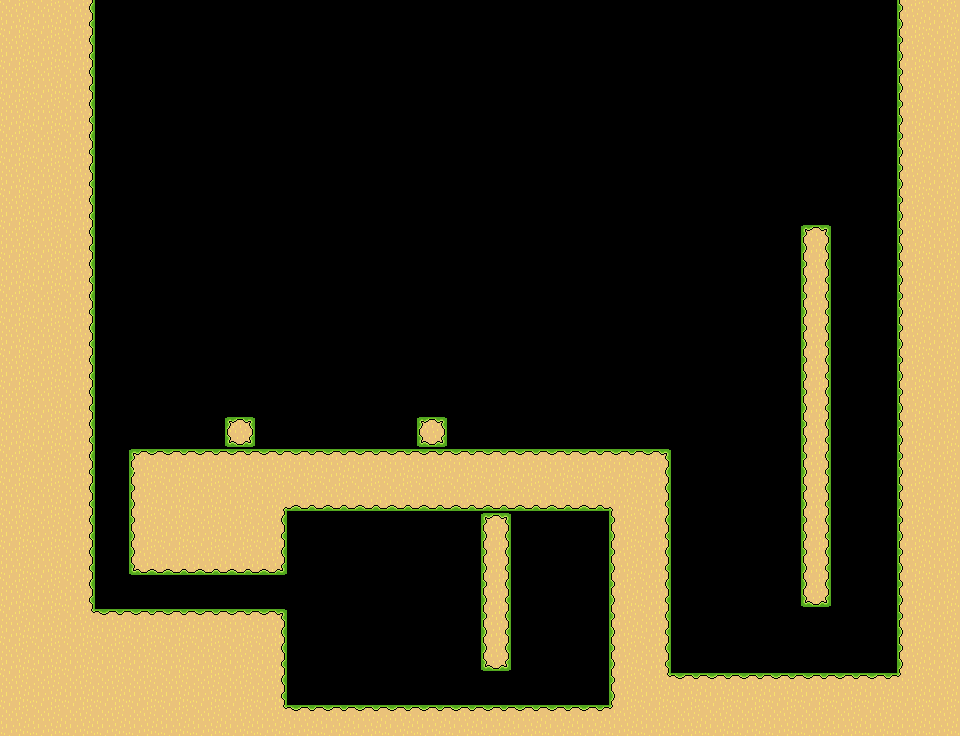

Rendered tile map (Tiled .tmx) drawn with the repository's tilesets; below, a short description and the map source with its tile grids summarised:
An orthogonal 30x23 tile map with 32x32 px tiles, 1 tile layer (Ground) and 13 objects.

<map version="1.5" tiledversion="1.7.1" orientation="orthogonal" renderorder="right-down" width="30" height="23" tilewidth="32" tileheight="32" infinite="0" nextlayerid="29" nextobjectid="104">
 <editorsettings>
  <export target="LevelTilemap_level9.json" format="json" />
 </editorsettings>
 <properties>
  <property name="extraText" value="Flappy boys" />
  <property name="levelIndex" type="int" value="9" />
  <property name="levelName" value="Level 9" />
  <property name="levelNameOffsetY" type="int" value="-80" />
  <property name="levelNameShortened" value="9" />
  <property name="numberOfSlimes" type="int" value="4" />
 </properties>
 <tileset firstgid="1" name="tileset" tilewidth="32" tileheight="32" tilecount="36" columns="6">
  <image source="../../artwork/tileset.png" width="192" height="192" />
  <tile id="0">
   <properties>
    <property name="collides" type="bool" value="true" />
   </properties>
  </tile>
  <tile id="1">
   <properties>
    <property name="collides" type="bool" value="true" />
   </properties>
  </tile>
  <tile id="2">
   <properties>
    <property name="collides" type="bool" value="true" />
   </properties>
  </tile>
  <tile id="3">
   <properties>
    <property name="collides" type="bool" value="true" />
   </properties>
  </tile>
  <tile id="4">
   <properties>
    <property name="collides" type="bool" value="false" />
   </properties>
  </tile>
  <tile id="5">
   <properties>
    <property name="collides" type="bool" value="false" />
   </properties>
  </tile>
  <tile id="6">
   <properties>
    <property name="collides" type="bool" value="true" />
   </properties>
  </tile>
  <tile id="7">
   <properties>
    <property name="collides" type="bool" value="true" />
   </properties>
  </tile>
  <tile id="8">
   <properties>
    <property name="collides" type="bool" value="true" />
   </properties>
  </tile>
  <tile id="9">
   <properties>
    <property name="collides" type="bool" value="true" />
   </properties>
  </tile>
  <tile id="10">
   <properties>
    <property name="collides" type="bool" value="false" />
   </properties>
  </tile>
  <tile id="11">
   <properties>
    <property name="collides" type="bool" value="false" />
   </properties>
  </tile>
  <tile id="12">
   <properties>
    <property name="collides" type="bool" value="true" />
   </properties>
  </tile>
  <tile id="13">
   <properties>
    <property name="collides" type="bool" value="true" />
   </properties>
  </tile>
  <tile id="14">
   <properties>
    <property name="collides" type="bool" value="true" />
   </properties>
  </tile>
  <tile id="15">
   <properties>
    <property name="collides" type="bool" value="true" />
   </properties>
  </tile>
  <tile id="16">
   <properties>
    <property name="collides" type="bool" value="false" />
    <property name="expValue" type="int" value="3" />
    <property name="isFlying" type="bool" value="true" />
    <property name="level" type="int" value="1" />
    <property name="objectTag" value="slimeEnemy" />
   </properties>
  </tile>
  <tile id="17">
   <properties>
    <property name="collides" type="bool" value="false" />
    <property name="expValue" type="int" value="3" />
    <property name="isFlying" type="bool" value="false" />
    <property name="level" type="int" value="1" />
    <property name="objectTag" value="slimeEnemy" />
   </properties>
  </tile>
  <tile id="18">
   <properties>
    <property name="collides" type="bool" value="true" />
   </properties>
  </tile>
  <tile id="19">
   <properties>
    <property name="collides" type="bool" value="true" />
   </properties>
  </tile>
  <tile id="20">
   <properties>
    <property name="collides" type="bool" value="true" />
   </properties>
  </tile>
  <tile id="21">
   <properties>
    <property name="collides" type="bool" value="true" />
   </properties>
  </tile>
  <tile id="22">
   <properties>
    <property name="collides" type="bool" value="false" />
    <property name="expValue" type="int" value="5" />
    <property name="isFlying" type="bool" value="true" />
    <property name="level" type="int" value="2" />
    <property name="objectTag" value="slimeEnemy" />
   </properties>
  </tile>
  <tile id="23">
   <properties>
    <property name="collides" type="bool" value="false" />
    <property name="expValue" type="int" value="5" />
    <property name="isFlying" type="bool" value="false" />
    <property name="level" type="int" value="2" />
    <property name="objectTag" value="slimeEnemy" />
   </properties>
  </tile>
  <tile id="24">
   <properties>
    <property name="collides" type="bool" value="false" />
    <property name="direction" value="right" />
    <property name="objectTag" value="spike" />
    <property name="spriteName" value="rightSpikes" />
   </properties>
  </tile>
  <tile id="25">
   <properties>
    <property name="collides" type="bool" value="false" />
    <property name="direction" value="left" />
    <property name="objectTag" value="spike" />
    <property name="spriteName" value="leftSpikes" />
   </properties>
  </tile>
  <tile id="26">
   <properties>
    <property name="collides" type="bool" value="false" />
    <property name="direction" value="down" />
    <property name="objectTag" value="spike" />
    <property name="spriteName" value="downSpikes" />
   </properties>
  </tile>
  <tile id="27">
   <properties>
    <property name="collides" type="bool" value="false" />
    <property name="direction" value="up" />
    <property name="objectTag" value="spike" />
    <property name="spriteName" value="upSpikes" />
   </properties>
  </tile>
  <tile id="28">
   <properties>
    <property name="collides" type="bool" value="false" />
    <property name="expValue" type="int" value="10" />
    <property name="isFlying" type="bool" value="true" />
    <property name="level" type="int" value="3" />
    <property name="objectTag" value="slimeEnemy" />
   </properties>
  </tile>
  <tile id="29">
   <properties>
    <property name="collides" type="bool" value="false" />
    <property name="expValue" type="int" value="10" />
    <property name="isFlying" type="bool" value="false" />
    <property name="level" type="int" value="3" />
    <property name="objectTag" value="slimeEnemy" />
   </properties>
  </tile>
  <tile id="30">
   <properties>
    <property name="collides" type="bool" value="false" />
    <property name="objectTag" value="endOfLevel" />
   </properties>
  </tile>
  <tile id="31">
   <properties>
    <property name="collides" type="bool" value="false" />
    <property name="objectTag" value="pickUp" />
    <property name="pickUpType" value="doubleJump" />
    <property name="spriteName" value="doubleJump" />
   </properties>
  </tile>
  <tile id="32">
   <properties>
    <property name="collides" type="bool" value="false" />
    <property name="objectTag" value="pickUp" />
   </properties>
  </tile>
  <tile id="33">
   <properties>
    <property name="collides" type="bool" value="false" />
   </properties>
  </tile>
  <tile id="34">
   <properties>
    <property name="collides" type="bool" value="false" />
   </properties>
  </tile>
  <tile id="35">
   <properties>
    <property name="collides" type="bool" value="false" />
    <property name="objectTag" value="playerSpawn" />
   </properties>
  </tile>
 </tileset>
 <layer id="6" name="Ground" width="30" height="23">
  <data>[690 cells, 240 non-empty, 17 distinct tile ids]</data>
 </layer>
 <objectgroup id="28" name="GameObjects">
  <object id="84" gid="31" x="560" y="704" width="32" height="32" />
  <object id="90" gid="36" x="480" y="448" width="32" height="32" />
  <object id="91" gid="17" x="368" y="556" width="32" height="32" />
  <object id="92" gid="17" x="800" y="224" width="32" height="32" />
  <object id="93" gid="28" x="416" y="416" width="32" height="32" />
  <object id="94" gid="28" x="224" y="416" width="32" height="32" />
  </objectgroup>
</map>
<!-- 7 of 13 objects omitted -->
